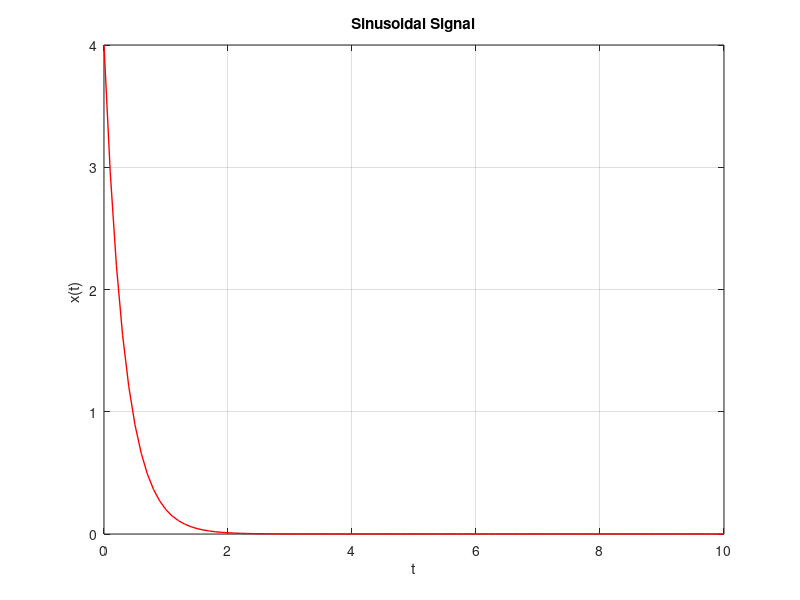

The MATLAB source for this figure:
clc
clear
t = 0:0.1:10;
%x = 1* cos(4*pi.*t+31*pi/4);
x = exp(3.*(-t))*4;
plot(t,x,'r', 'LineWidth', 1);
grid on;
xlabel('t');
ylabel('x(t) ');
title('Sinusoidal Signal');